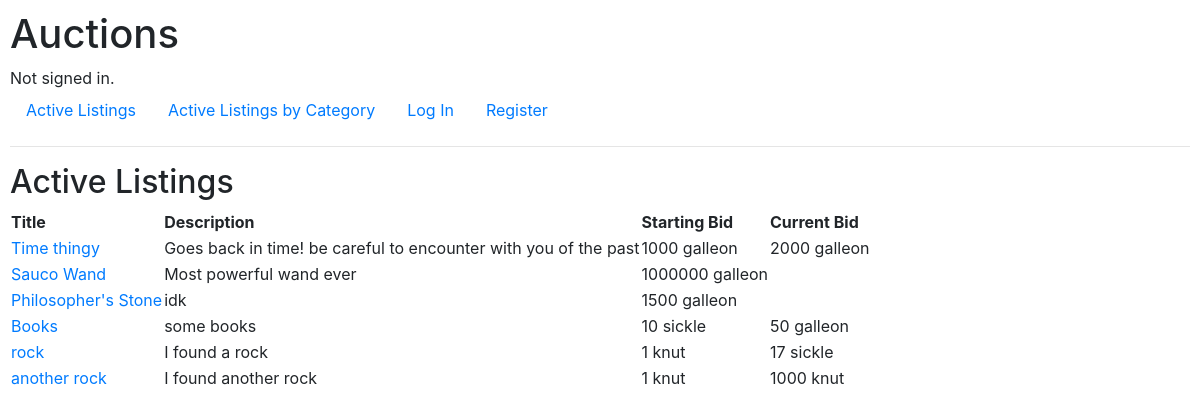
The page / on the database its author committed.
### auctions/models.py (models this page shows, shortened)
class Item(models.Model):
    owner = models.ForeignKey(User, on_delete=models.CASCADE)
    title = models.CharField(max_length=64)
    description = models.TextField()
    category = models.ForeignKey(Category, on_delete=models.CASCADE, blank=True)
    starting_bid = models.IntegerField()
    currency = models.ForeignKey(Currency, on_delete=models.CASCADE)
    bid_duration = models.IntegerField()  # should be duration in days
    image = models.URLField(max_length=200, blank=True, default="https://apply.sts.net.pk/assets/images/default-upload-image.jpg")
    slug = models.SlugField(blank=True, null=True)
    created_at = models.DateTimeField(auto_now=False, auto_now_add=True)
    last_until = models.DateTimeField(blank=True, null=True)
    active = models.BooleanField(default=True, blank=True)
    def last_bid(self):
        if self.bid_maded.all().count() > 0:
            bid = self.bid_maded.last()
            return bid
        return None

class Currency(models.Model):
    name = models.CharField(max_length=7)
    base_currency = models.ForeignKey(BaseCurrency, on_delete=models.CASCADE)
    conversion_rate = models.FloatField()
    priority = models.IntegerField()  # Galleon > Sickle > Knut
    def __str__(self) -> str:
        return f"{self.name}"

class Bid(models.Model):
    bidder = models.ForeignKey(User, on_delete=models.CASCADE, related_name="bids")
    item = models.ForeignKey(Item, on_delete=models.CASCADE, related_name="bid_maded")
    amount = models.IntegerField()
    currency = models.ForeignKey(Currency, on_delete=models.CASCADE)
    created_at = models.DateTimeField(auto_now=False, auto_now_add=True)

### auctions/views.py (the view)
# urls.py: path("", views.index, name="index"),
def index(request):
    items = models.Item.objects.filter(last_until__gte=timezone.now()).all()
    return render(request, template_name="auctions/index.html", context={
        "items": items
    })

### auctions/templates/auctions/index.html
{% extends "auctions/layout.html" %}
{% block body %}
    <h2>
    {% if category_title %}
        {{ category_title }}
    {% else %}
        Active Listings
    {% endif %}
    </h2>
    <table>
        <thead>
            <tr>
                <th>Title</th>
                <th>Description</th>
                <th>Starting Bid</th>
                <th>Current Bid</th>
            </tr>
        </thead>
        <tbody>
        {% for item in items %}
            <tr>
                <td><a href="{% url 'item_listed' item.slug %}">{{ item.title }}</a></td>
                <td>{{ item.description }}</td>
                <td>{{ item.starting_bid }} {{ item.currency }}</td>
                <td>{{ item.last_bid.amount }} {{ item.last_bid.currency }}</td>
            </tr>
        {% endfor %}
        </tbody>
    </table>
{% endblock %}

### auctions/static/auctions/styles.css (style rules this page uses)
body { padding: 10px; }

### rows shown on the page
Item: title "Time thingy", description "Goes back in time! be careful to encounter with you of the past", starting_bid "1000", currency "galleon", last_bid.amount "2000", last_bid.currency "galleon"
Item: title "Sauco Wand", description "Most powerful wand ever", starting_bid "1000000", currency "galleon"
Item: title "Philosopher's Stone", description "idk", starting_bid "1500", currency "galleon"
Item: title "Books", description "some books", starting_bid "10", currency "sickle", last_bid.amount "50", last_bid.currency "galleon"
Item: title "rock", description "I found a rock", starting_bid "1", currency "knut", last_bid.amount "17", last_bid.currency "sickle"
Item: title "another rock", description "I found another rock", starting_bid "1", currency "knut", last_bid.amount "1000", last_bid.currency "knut"
